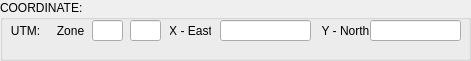
   <widget class="QGroupBox" name="groupBox_4">
    <property name="geometry">
     <rect>
      <x>410</x>
      <y>90</y>
      <width>471</width>
      <height>61</height>
     </rect>
    </property>
    <property name="title">
     <string>COORDINATE:</string>
    </property>
    <widget class="QLabel" name="label_13">
     <property name="geometry">
      <rect>
       <x>0</x>
       <y>20</y>
       <width>51</width>
       <height>21</height>
      </rect>
     </property>
     <property name="text">
      <string>UTM:</string>
     </property>
     <property name="alignment">
      <set>Qt::AlignCenter</set>
     </property>
    </widget>
    <widget class="QLabel" name="label_14">
     <property name="geometry">
      <rect>
       <x>50</x>
       <y>20</y>
       <width>41</width>
       <height>21</height>
      </rect>
     </property>
     <property name="text">
      <string>Zone</string>
     </property>
     <property name="alignment">
      <set>Qt::AlignCenter</set>
     </property>
    </widget>
    <widget class="QLineEdit" name="UTM_Zone_1_LE">
     <property name="geometry">
      <rect>
       <x>92</x>
       <y>20</y>
       <width>31</width>
       <height>21</height>
      </rect>
     </property>
     <property name="text">
      <string/>
     </property>
     <property name="alignment">
      <set>Qt::AlignRight|Qt::AlignTrailing|Qt::AlignVCenter</set>
     </property>
    </widget>
    <widget class="QLineEdit" name="UTM_Zone_2_LE">
     <property name="geometry">
      <rect>
       <x>130</x>
       <y>20</y>
       <width>31</width>
       <height>21</height>
      </rect>
     </property>
     <property name="alignment">
      <set>Qt::AlignRight|Qt::AlignTrailing|Qt::AlignVCenter</set>
     </property>
    </widget>
    <widget class="QLineEdit" name="X_East_LE">
     <property name="geometry">
      <rect>
       <x>220</x>
       <y>20</y>
       <width>91</width>
       <height>21</height>
      </rect>
     </property>
     <property name="alignment">
      <set>Qt::AlignRight|Qt::AlignTrailing|Qt::AlignVCenter</set>
     </property>
    </widget>
    <widget class="QLabel" name="label_15">
     <property name="geometry">
      <rect>
       <x>170</x>
       <y>20</y>
       <width>41</width>
       <height>21</height>
      </rect>
     </property>
     <property name="text">
      <string>X - East</string>
     </property>
     <property name="alignment">
      <set>Qt::AlignCenter</set>
     </property>
    </widget>
    <widget class="QLabel" name="label_16">
     <property name="geometry">
      <rect>
       <x>320</x>
       <y>20</y>
       <width>51</width>
       <height>21</height>
      </rect>
     </property>
     <property name="text">
      <string>Y - North</string>
     </property>
     <property name="alignment">
      <set>Qt::AlignCenter</set>
     </property>
    </widget>
    <widget class="QLineEdit" name="Y_North_LE">
     <property name="geometry">
      <rect>
       <x>370</x>
       <y>20</y>
       <width>91</width>
       <height>21</height>
      </rect>
     </property>
     <property name="alignment">
      <set>Qt::AlignRight|Qt::AlignTrailing|Qt::AlignVCenter</set>
     </property>
    </widget>
   </widget>
